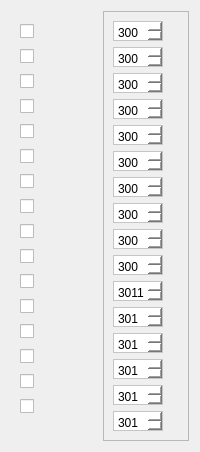
            <widget class="QWidget" name="MainBodyLeft" native="true">
             <layout class="QHBoxLayout" name="horizontalLayout_3">
              <item>
               <widget class="QWidget" name="widget" native="true">
                <layout class="QVBoxLayout" name="verticalLayout_10">
                 <item>
                  <widget class="QCheckBox" name="checkBox_1">
                   <property name="text">
                    <string/>
                   </property>
                  </widget>
                 </item>
                 <item>
                  <widget class="QCheckBox" name="checkBox_2">
                   <property name="text">
                    <string/>
                   </property>
                  </widget>
                 </item>
                 <item>
                  <widget class="QCheckBox" name="checkBox_3">
                   <property name="text">
                    <string/>
                   </property>
                  </widget>
                 </item>
                 <item>
                  <widget class="QCheckBox" name="checkBox_4">
                   <property name="text">
                    <string/>
                   </property>
                  </widget>
                 </item>
                 <item>
                  <widget class="QCheckBox" name="checkBox_5">
                   <property name="text">
                    <string/>
                   </property>
                  </widget>
                 </item>
                 <item>
                  <widget class="QCheckBox" name="checkBox_6">
                   <property name="text">
                    <string/>
                   </property>
                  </widget>
                 </item>
                 <item>
                  <widget class="QCheckBox" name="checkBox_7">
                   <property name="text">
                    <string/>
                   </property>
                  </widget>
                 </item>
                 <item>
                  <widget class="QCheckBox" name="checkBox_8">
                   <property name="text">
                    <string/>
                   </property>
                  </widget>
                 </item>
                 <item>
                  <widget class="QCheckBox" name="checkBox_9">
                   <property name="text">
                    <string/>
                   </property>
                  </widget>
                 </item>
                 <item>
                  <widget class="QCheckBox" name="checkBox_10">
                   <property name="text">
                    <string/>
                   </property>
                  </widget>
                 </item>
                 <item>
                  <widget class="QCheckBox" name="checkBox_11">
                   <property name="text">
                    <string/>
                   </property>
                  </widget>
                 </item>
                 <item>
                  <widget class="QCheckBox" name="checkBox_12">
                   <property name="text">
                    <string/>
                   </property>
                  </widget>
                 </item>
                 <item>
                  <widget class="QCheckBox" name="checkBox_13">
                   <property name="text">
                    <string/>
                   </property>
                  </widget>
                 </item>
                 <item>
                  <widget class="QCheckBox" name="checkBox_14">
                   <property name="text">
                    <string/>
                   </property>
                  </widget>
                 </item>
                 <item>
                  <widget class="QCheckBox" name="checkBox_15">
                   <property name="text">
                    <string/>
                   </property>
                  </widget>
                 </item>
                 <item>
                  <widget class="QCheckBox" name="checkBox_16">
                   <property name="text">
                    <string/>
                   </property>
                  </widget>
                 </item>
                </layout>
               </widget>
              </item>
              <item>
               <widget class="QFrame" name="frame_4">
                <property name="frameShape">
                 <enum>QFrame::StyledPanel</enum>
                </property>
                <property name="frameShadow">
                 <enum>QFrame::Raised</enum>
                </property>
                <layout class="QVBoxLayout" name="verticalLayout_4">
                 <item>
                  <widget class="CustomPlainTextEdit" name="extensionPaste_1">
                   <property name="sizePolicy">
                    <sizepolicy hsizetype="Fixed" vsizetype="Fixed">
                     <horstretch>0</horstretch>
                     <verstretch>0</verstretch>
                    </sizepolicy>
                   </property>
                   <property name="maximumSize">
                    <size>
                     <width>50</width>
                     <height>20</height>
                    </size>
                   </property>
                   <property name="styleSheet">
                    <string notr="true">font: 9pt &quot;Arial&quot;; background-color: white;
  color: black;</string>
                   </property>
                   <property name="plainText">
                    <string>3000</string>
                   </property>
                  </widget>
                 </item>
                 <item>
                  <widget class="CustomPlainTextEdit" name="extensionPaste_2">
                   <property name="sizePolicy">
                    <sizepolicy hsizetype="Fixed" vsizetype="Fixed">
                     <horstretch>0</horstretch>
                     <verstretch>0</verstretch>
                    </sizepolicy>
                   </property>
                   <property name="maximumSize">
                    <size>
                     <width>50</width>
                     <height>20</height>
                    </size>
                   </property>
                   <property name="styleSheet">
                    <string notr="true">font: 9pt &quot;Arial&quot;; background-color: white;
  color: black;</string>
                   </property>
                   <property name="plainText">
                    <string>3001</string>
                   </property>
                  </widget>
                 </item>
                 <item>
                  <widget class="CustomPlainTextEdit" name="extensionPaste_3">
                   <property name="sizePolicy">
                    <sizepolicy hsizetype="Fixed" vsizetype="Fixed">
                     <horstretch>0</horstretch>
                     <verstretch>0</verstretch>
                    </sizepolicy>
                   </property>
                   <property name="maximumSize">
                    <size>
                     <width>50</width>
                     <height>20</height>
                    </size>
                   </property>
                   <property name="styleSheet">
                    <string notr="true">font: 9pt &quot;Arial&quot;; background-color: white;
  color: black;</string>
                   </property>
                   <property name="plainText">
                    <string>3002</string>
                   </property>
                  </widget>
                 </item>
                 <item>
                  <widget class="CustomPlainTextEdit" name="extensionPaste_4">
                   <property name="sizePolicy">
                    <sizepolicy hsizetype="Fixed" vsizetype="Fixed">
                     <horstretch>0</horstretch>
                     <verstretch>0</verstretch>
                    </sizepolicy>
                   </property>
                   <property name="maximumSize">
                    <size>
                     <width>50</width>
                     <height>20</height>
                    </size>
                   </property>
                   <property name="styleSheet">
                    <string notr="true">font: 9pt &quot;Arial&quot;; background-color: white;
  color: black;</string>
                   </property>
                   <property name="plainText">
                    <string>3003</string>
                   </property>
                  </widget>
                 </item>
                 <item>
                  <widget class="CustomPlainTextEdit" name="extensionPaste_5">
                   <property name="sizePolicy">
                    <sizepolicy hsizetype="Fixed" vsizetype="Fixed">
                     <horstretch>0</horstretch>
                     <verstretch>0</verstretch>
                    </sizepolicy>
                   </property>
                   <property name="maximumSize">
                    <size>
                     <width>50</width>
                     <height>20</height>
                    </size>
                   </property>
                   <property name="styleSheet">
                    <string notr="true">font: 9pt &quot;Arial&quot;; background-color: white;
  color: black;</string>
                   </property>
                   <property name="plainText">
                    <string>3004</string>
                   </property>
                  </widget>
                 </item>
                 <item>
                  <widget class="CustomPlainTextEdit" name="extensionPaste_6">
                   <property name="sizePolicy">
                    <sizepolicy hsizetype="Fixed" vsizetype="Fixed">
                     <horstretch>0</horstretch>
                     <verstretch>0</verstretch>
                    </sizepolicy>
                   </property>
                   <property name="maximumSize">
                    <size>
                     <width>50</width>
                     <height>20</height>
                    </size>
                   </property>
                   <property name="styleSheet">
                    <string notr="true">font: 9pt &quot;Arial&quot;; background-color: white;
  color: black;</string>
                   </property>
                   <property name="plainText">
                    <string>3005</string>
                   </property>
                  </widget>
                 </item>
                 <item>
                  <widget class="CustomPlainTextEdit" name="extensionPaste_7">
                   <property name="sizePolicy">
                    <sizepolicy hsizetype="Fixed" vsizetype="Fixed">
                     <horstretch>0</horstretch>
                     <verstretch>0</verstretch>
                    </sizepolicy>
                   </property>
                   <property name="maximumSize">
                    <size>
                     <width>50</width>
                     <height>20</height>
                    </size>
                   </property>
                   <property name="styleSheet">
                    <string notr="true">font: 9pt &quot;Arial&quot;; background-color: white;
  color: black;</string>
                   </property>
                   <property name="plainText">
                    <string>3006</string>
                   </property>
                  </widget>
                 </item>
                 <item>
                  <widget class="CustomPlainTextEdit" name="extensionPaste_8">
                   <property name="sizePolicy">
                    <sizepolicy hsizetype="Fixed" vsizetype="Fixed">
                     <horstretch>0</horstretch>
                     <verstretch>0</verstretch>
                    </sizepolicy>
                   </property>
                   <property name="maximumSize">
                    <size>
                     <width>50</width>
                     <height>20</height>
                    </size>
                   </property>
                   <property name="styleSheet">
                    <string notr="true">font: 9pt &quot;Arial&quot;; background-color: white;
  color: black;</string>
                   </property>
                   <property name="plainText">
                    <string>3007</string>
                   </property>
                  </widget>
                 </item>
                 <item>
                  <widget class="CustomPlainTextEdit" name="extensionPaste_9">
                   <property name="sizePolicy">
                    <sizepolicy hsizetype="Fixed" vsizetype="Fixed">
                     <horstretch>0</horstretch>
                     <verstretch>0</verstretch>
                    </sizepolicy>
                   </property>
                   <property name="maximumSize">
                    <size>
                     <width>50</width>
                     <height>20</height>
                    </size>
                   </property>
                   <property name="styleSheet">
                    <string notr="true">font: 9pt &quot;Arial&quot;; background-color: white;
  color: black;</string>
                   </property>
                   <property name="plainText">
                    <string>3008</string>
                   </property>
                  </widget>
                 </item>
                 <item>
                  <widget class="CustomPlainTextEdit" name="extensionPaste_10">
                   <property name="sizePolicy">
                    <sizepolicy hsizetype="Fixed" vsizetype="Fixed">
                     <horstretch>0</horstretch>
                     <verstretch>0</verstretch>
                    </sizepolicy>
                   </property>
                   <property name="maximumSize">
                    <size>
                     <width>50</width>
                     <height>20</height>
                    </size>
                   </property>
                   <property name="styleSheet">
                    <string notr="true">font: 9pt &quot;Arial&quot;; background-color: white;
  color: black;</string>
                   </property>
                   <property name="plainText">
                    <string>3009</string>
                   </property>
                  </widget>
                 </item>
                 <item>
                  <widget class="CustomPlainTextEdit" name="extensionPaste_11">
                   <property name="sizePolicy">
                    <sizepolicy hsizetype="Fixed" vsizetype="Fixed">
                     <horstretch>0</horstretch>
                     <verstretch>0</verstretch>
                    </sizepolicy>
                   </property>
                   <property name="maximumSize">
                    <size>
                     <width>50</width>
                     <height>20</height>
                    </size>
                   </property>
                   <property name="styleSheet">
                    <string notr="true">font: 9pt &quot;Arial&quot;; background-color: white;
  color: black;</string>
                   </property>
                   <property name="plainText">
                    <string>3011</string>
                   </property>
                  </widget>
                 </item>
                 <item>
                  <widget class="CustomPlainTextEdit" name="extensionPaste_12">
                   <property name="sizePolicy">
                    <sizepolicy hsizetype="Fixed" vsizetype="Fixed">
                     <horstretch>0</horstretch>
                     <verstretch>0</verstretch>
                    </sizepolicy>
                   </property>
                   <property name="maximumSize">
                    <size>
                     <width>50</width>
                     <height>20</height>
                    </size>
                   </property>
                   <property name="styleSheet">
                    <string notr="true">font: 9pt &quot;Arial&quot;; background-color: white;
  color: black;</string>
                   </property>
                   <property name="plainText">
                    <string>3012</string>
                   </property>
                  </widget>
                 </item>
                 <item>
                  <widget class="CustomPlainTextEdit" name="extensionPaste_13">
                   <property name="sizePolicy">
                    <sizepolicy hsizetype="Fixed" vsizetype="Fixed">
                     <horstretch>0</horstretch>
                     <verstretch>0</verstretch>
                    </sizepolicy>
                   </property>
                   <property name="maximumSize">
                    <size>
                     <width>50</width>
                     <height>20</height>
                    </size>
                   </property>
                   <property name="styleSheet">
                    <string notr="true">font: 9pt &quot;Arial&quot;; background-color: white;
  color: black;</string>
                   </property>
                   <property name="plainText">
                    <string>3013</string>
                   </property>
                  </widget>
                 </item>
                 <item>
                  <widget class="CustomPlainTextEdit" name="extensionPaste_14">
                   <property name="sizePolicy">
                    <sizepolicy hsizetype="Fixed" vsizetype="Fixed">
                     <horstretch>0</horstretch>
                     <verstretch>0</verstretch>
                    </sizepolicy>
                   </property>
                   <property name="maximumSize">
                    <size>
                     <width>50</width>
                     <height>20</height>
                    </size>
                   </property>
                   <property name="styleSheet">
                    <string notr="true">font: 9pt &quot;Arial&quot;; background-color: white;
  color: black;</string>
                   </property>
                   <property name="plainText">
                    <string>3014</string>
                   </property>
                  </widget>
                 </item>
                 <item>
                  <widget class="CustomPlainTextEdit" name="extensionPaste_15">
                   <property name="sizePolicy">
                    <sizepolicy hsizetype="Fixed" vsizetype="Fixed">
                     <horstretch>0</horstretch>
                     <verstretch>0</verstretch>
                    </sizepolicy>
                   </property>
                   <property name="maximumSize">
                    <size>
                     <width>50</width>
                     <height>20</height>
                    </size>
                   </property>
                   <property name="styleSheet">
                    <string notr="true">font: 9pt &quot;Arial&quot;; background-color: white;
  color: black;</string>
                   </property>
                   <property name="plainText">
                    <string>3015</string>
                   </property>
                  </widget>
                 </item>
                 <item>
                  <widget class="CustomPlainTextEdit" name="extensionPaste_16">
                   <property name="sizePolicy">
                    <sizepolicy hsizetype="Fixed" vsizetype="Fixed">
                     <horstretch>0</horstretch>
                     <verstretch>0</verstretch>
                    </sizepolicy>
                   </property>
                   <property name="maximumSize">
                    <size>
                     <width>50</width>
                     <height>20</height>
                    </size>
                   </property>
                   <property name="styleSheet">
                    <string notr="true">font: 9pt &quot;Arial&quot;; background-color: white;
  color: black;</string>
                   </property>
                   <property name="plainText">
                    <string>3016</string>
                   </property>
                  </widget>
                 </item>
                </layout>
               </widget>
              </item>
             </layout>
            </widget>
